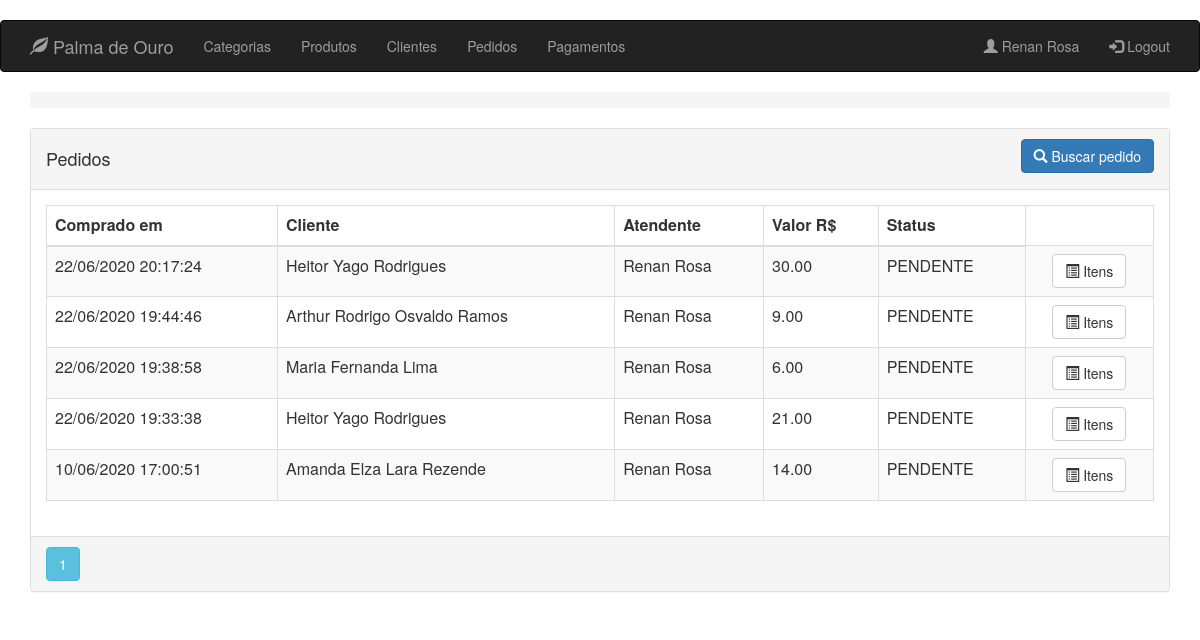
Page /order (signed in) on the earlier database version.
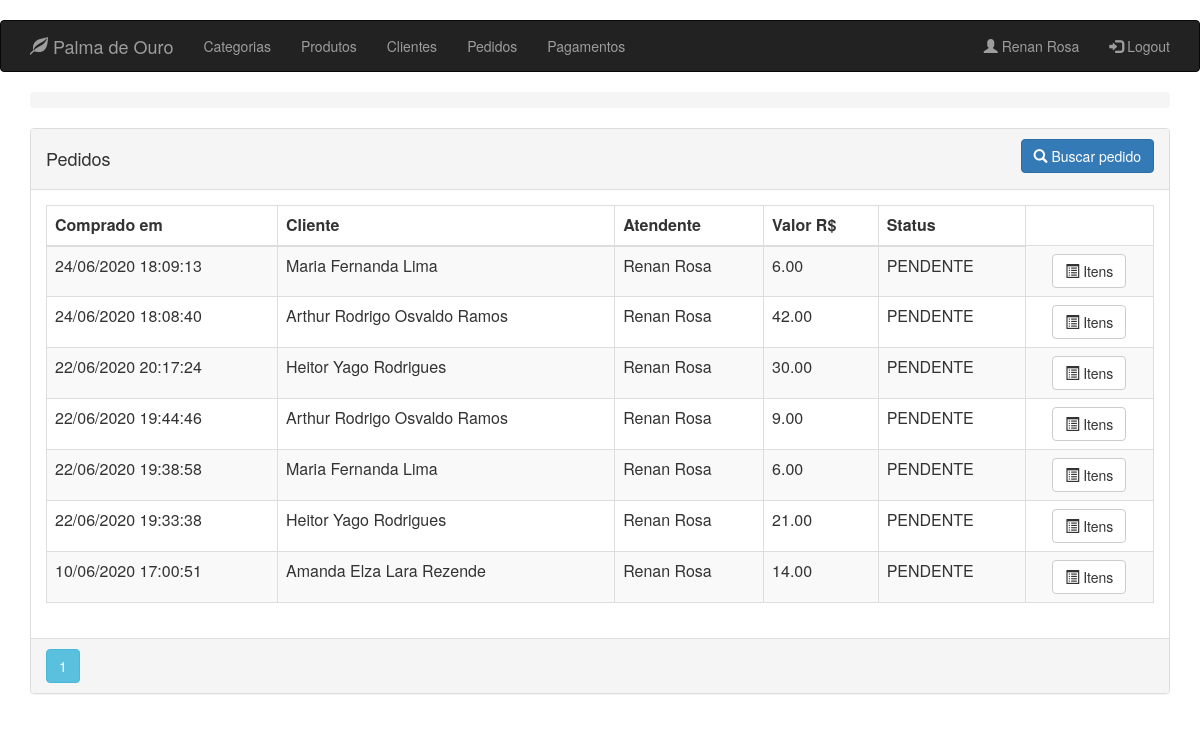
Same page on the later database version.
### app/models.py (models this page shows, shortened)
class User(db.Model):
    __metaclass__ = ABCMeta
    __abstract__ = True
    id = db.Column(db.Integer, primary_key=True)
    name = db.Column(db.String(64), nullable=False, index=True)
    phone_number = db.Column(db.String(13), nullable=False)

class Clerk(User, UserMixin):
    __tablename__ = 'clerks'
    image_file = db.Column(db.String(24), default='default.png')
    email = db.Column(db.String(64), unique=True)
    password_hash = db.Column(db.String(128), nullable=False)
    __mapper_args__ = {
        'concrete': True
    }
    @property
    def password(self) -> None:
        raise AttributeError('password is not a readable attribute')

class Order(db.Model):
    __tablename__ = 'orders'
    id = db.Column(db.Integer, primary_key=True)
    client_id = db.Column(db.Integer, ForeignKey('clients.id'), nullable=False)
    clerk_id = db.Column(db.Integer, ForeignKey('clerks.id'), nullable=False)
    payment_id = db.Column(db.Integer, ForeignKey('payments.id'), nullable=True)
    date = db.Column(db.DateTime, index=True, default=datetime.now)
    total = db.Column(db.Numeric(10, 2), default=0)
    status = db.Column(db.Enum(Status), default=Status.PENDENTE)
    client = relationship("Client", backref=backref('orders', order_by=id))
    clerk = relationship("Clerk", backref=backref('orders', order_by=id))
    payment = relationship("Payment", backref=backref('orders', order_by=id), lazy=True)

class Client(User):
    __tablename__ = 'clients'
    __mapper_args__ = {'concrete': True}
    identification = db.Column(db.String(9), unique=True)
    notifiable = db.Column(db.Boolean)
    address = db.Column(db.String(64))
    status = db.Column(db.Boolean)

### app/routes/order/routes.py (the view)
@blueprint_order.route('/order/client/<int:id>', methods=['GET'])
@blueprint_order.route('/order', defaults={'id': None}, methods=['GET'])
@register_breadcrumb(blueprint_order, '.', 'Pedidos')
@login_required
def get_orders(id):
    page = request.args.get('page', 1, type=int)
    if id is not None:
        orders = Order.query \
            .filter_by(client_id=id) \
            .order_by(Order.date.desc()) \
            .paginate(page=page, per_page=10)
        return render_template('order/client_orders.html', orders=orders, client_id=id)
    orders = Order.query.order_by(Order.date.desc()).paginate(page=page, per_page=10)
    return render_template('order/list.html', orders=orders)

### app/models.py (called while the page is built)
@login_manager.user_loader
def load_user(id):
    return Clerk.query.get(id)

### app/templates/order/list.html (shortened to what this page needs)
{% extends "base.html" %}
{% block page_content %}
<div class="panel panel-default">
    <div class="panel-heading">
        <div class="row">
            <div class="col col-xs-6">
                <h4>Pedidos</h4>
            </div>
            <div class="col col-xs-6 text-right">
                <a href="{{ url_for('blueprint_order.search_order') }}" class="btn btn-primary">
                    <span class="glyphicon glyphicon-search"></span>
                    Buscar pedido
                </a>
            </div>
        </div>
    </div>
    <div class="panel-body">
        <table class="table table-striped table-responsive table-bordered">
            <thead>
                <tr>
                    <th>Comprado em</th>
                    <th>Cliente</th>
                    <th>Atendente</th>
                    <th>Valor R$</th>
                    <th>Status</th>
                </tr>
            </thead>
            <tbody>
                {% for order in orders.items %}
                <tr>
                    <td>{{ order.date.strftime('%d/%m/%Y %H:%M:%S') }}</td>
                    <td>{{ order.client.name }}</td>
                    <td>{{ order.clerk.name }}</td>
                    <td>{{ order.total }}</td>
                    <td>{{ order.status.name }}</td>
                    <td align="center">
                        <a href="{{ url_for('blueprint_order.items_order',id=order.id) }}"
                           class="btn btn-default">
                            <i class="glyphicon glyphicon-list-alt" aria-hidden="true"></i>
                            <span>Itens</span>
                        </a>
                    </td>
                </tr>
                {% endfor %}
            </tbody>
        </table>
    </div>
    <div class="panel-footer p-0">
        {% for page_number in orders.iter_pages(left_edge=1,right_edge=1,left_current=1,right_current=2) %}
        {% if page_number %}
        {% if orders.page == page_number %}
        <a class="btn btn-info mb-4"
           href="{{ url_for('blueprint_order.get_orders',page=page_number) }}">{{ page_number }}</a>
        {% else %}
        <a class="btn btn-outline-info mb-4"
           href="{{ url_for('blueprint_order.get_orders',page=page_number) }}">{{ page_number }}</a>
        {% endif %}
        {% else %}
        ...
        {% endif %}
        {% endfor %}
    </div>
</div>
{% endblock %}

### app/templates/base.html (shortened to what this page needs)
﻿{% extends "bootstrap/base.html" %}
    {% block head %}
    {{ super() }}
    {% endblock %}
    {% block navbar %}
    <header>
        <nav class="navbar navbar-inverse">
            <div class="container">
                <div class="navbar-header">
                    <a class="navbar-brand" href="{{ url_for('blueprint_client.get_clients') }}">
                        <span class="glyphicon glyphicon-leaf"></span> Palma de Ouro
                    </a>
                </div>
                <ul class="nav navbar-nav">
                    <li>
                        <a class="nav-item nav-link"
                           href="{{ url_for('blueprint_category.get_categories') }}">Categorias</a>
                    </li>
                    <li>
                        <a class="nav-item nav-link" href="{{ url_for('blueprint_product.get_products') }}">Produtos</a>
                    </li>
                    <li>
                        <a class="nav-item nav-link"
                           href="{{ url_for('blueprint_client.get_clients') }}">Clientes</a>
                    </li>
                    <li>
                        <a class="nav-item nav-link"
                           href="{{ url_for('blueprint_order.get_orders') }}">Pedidos</a>
                    </li>
                    <li>
                        <a class="nav-item nav-link"
                           href="{{ url_for('blueprint_payment.get_payment') }}">Pagamentos</a>
                    </li>
                </ul>
                <ul class="nav navbar-nav navbar-right">
                    {% if current_user.is_authenticated %}
                    <li>
                        <a class="nav-item nav-link" href="{{ url_for('blueprint_clerk.account') }}">
                            <span class="glyphicon glyphicon-user"></span>
                            {{ current_user.name }}
                        </a>
                    </li>
                    <li>
                        <a class="nav-item nav-link" href="{{ url_for('blueprint_clerk.logout') }}">
                            <span class="glyphicon glyphicon-log-in"></span>
                            Logout
                        </a>
                    </li>
                    {% else %}
                    <li>
                        <a class="nav-item nav-link" href="{{ url_for('blueprint_clerk.login') }}">
                            <span class="glyphicon glyphicon-user"></span> Login
                        </a>
                    </li>
                    {% endif %}
                </ul>
            </div>
        </nav>
        <div class="container pt-3">
            <nav aria-label="breadcrumb">
                <ol class="breadcrumb primary-color">
                </ol>
            </nav>
        </div>
    </header>
    {% endblock %}
        {% block content  %}
        <div class="container pt-3">
            {% block page_content %}
            {% endblock %}
        </div>
        {% endblock %}

Differences in the rows shown:
added Order: date "24/06/2020 18:09:13", client.name "Maria Fernanda Lima", clerk.name "Renan Rosa", total "6.00", status.name "PENDENTE"
added Order: date "24/06/2020 18:08:40", client.name "Arthur Rodrigo Osvaldo Ramos", clerk.name "Renan Rosa", total "42.00", status.name "PENDENTE"
